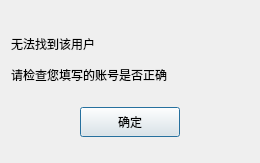
<?xml version="1.0" encoding="UTF-8"?>
<ui version="4.0">
 <class>FindFailDlg</class>
 <widget class="QDialog" name="FindFailDlg">
  <property name="geometry">
   <rect>
    <x>0</x>
    <y>0</y>
    <width>260</width>
    <height>163</height>
   </rect>
  </property>
  <property name="windowTitle">
   <string>Dialog</string>
  </property>
  <layout class="QVBoxLayout" name="verticalLayout">
   <item>
    <spacer name="verticalSpacer">
     <property name="orientation">
      <enum>Qt::Vertical</enum>
     </property>
     <property name="sizeType">
      <enum>QSizePolicy::Fixed</enum>
     </property>
     <property name="sizeHint" stdset="0">
      <size>
       <width>20</width>
       <height>20</height>
      </size>
     </property>
    </spacer>
   </item>
   <item>
    <widget class="QLabel" name="fail_tip">
     <property name="minimumSize">
      <size>
       <width>0</width>
       <height>25</height>
      </size>
     </property>
     <property name="maximumSize">
      <size>
       <width>16777215</width>
       <height>25</height>
      </size>
     </property>
     <property name="text">
      <string>无法找到该用户</string>
     </property>
    </widget>
   </item>
   <item>
    <widget class="QLabel" name="fail_tip2">
     <property name="minimumSize">
      <size>
       <width>0</width>
       <height>25</height>
      </size>
     </property>
     <property name="maximumSize">
      <size>
       <width>16777215</width>
       <height>25</height>
      </size>
     </property>
     <property name="text">
      <string>请检查您填写的账号是否正确</string>
     </property>
    </widget>
   </item>
   <item>
    <widget class="QWidget" name="widget" native="true">
     <layout class="QHBoxLayout" name="horizontalLayout">
      <item>
       <widget class="ClickedBtn" name="fail_sure_btn">
        <property name="minimumSize">
         <size>
          <width>100</width>
          <height>30</height>
         </size>
        </property>
        <property name="maximumSize">
         <size>
          <width>100</width>
          <height>30</height>
         </size>
        </property>
        <property name="text">
         <string>确定</string>
        </property>
       </widget>
      </item>
     </layout>
    </widget>
   </item>
  </layout>
 </widget>
 <customwidgets>
  <customwidget>
   <class>ClickedBtn</class>
   <extends>QPushButton</extends>
   <header location="global">clickedbtn.h</header>
  </customwidget>
 </customwidgets>
 <resources/>
 <connections/>
</ui>
